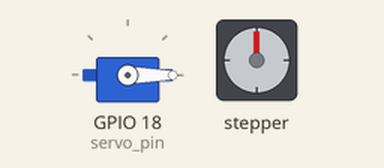
This sketch was run on a simulated ESP32. Parts: servo, stepper motor. Stepper angles assume 2048 steps per turn.

Above: at 0.0 s.
At 9.95 s:
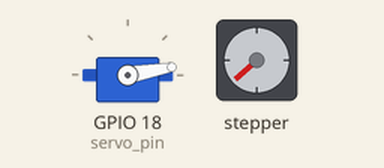
At 19.73 s:
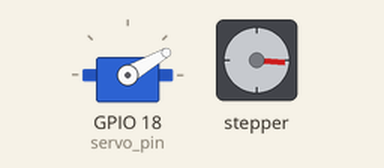
At 39.63 s:
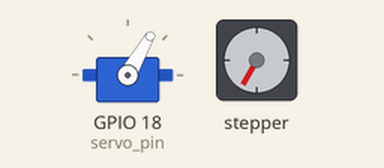
Timing chart, 0 to 40.0 s (numbered marks = the images above):
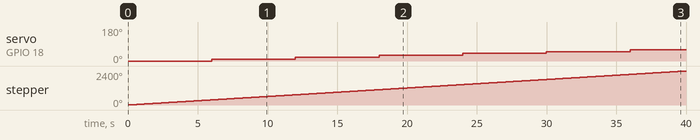

The sketch:

motors.ino
```cpp
#include <ESP32Servo.h>
#include <Stepper.h>

#define STEPS 2048
Servo myservo;
Stepper mystepper(STEPS, 4, 5, 6, 7);

const int servo_pin = 18;

int servo_degrees = 0;

void setup() {
  Serial.begin(115200);
  myservo.attach(servo_pin);
  mystepper.setSpeed(10);
  myservo.write(servo_degrees);
}

void loop() {
  // Rotate stepper 360 degrees
  mystepper.step(STEPS);

  // Rotate servo 10 degrees
  servo_degrees = (servo_degrees + 10) % 190;
  myservo.write(servo_degrees);
}
```

Measured:
- by itself, servo on GPIO 18 (servo_pin): moves from 0° to 60° over 30.0 s
- by itself, stepper: keeps turning clockwise at about 60°/s
